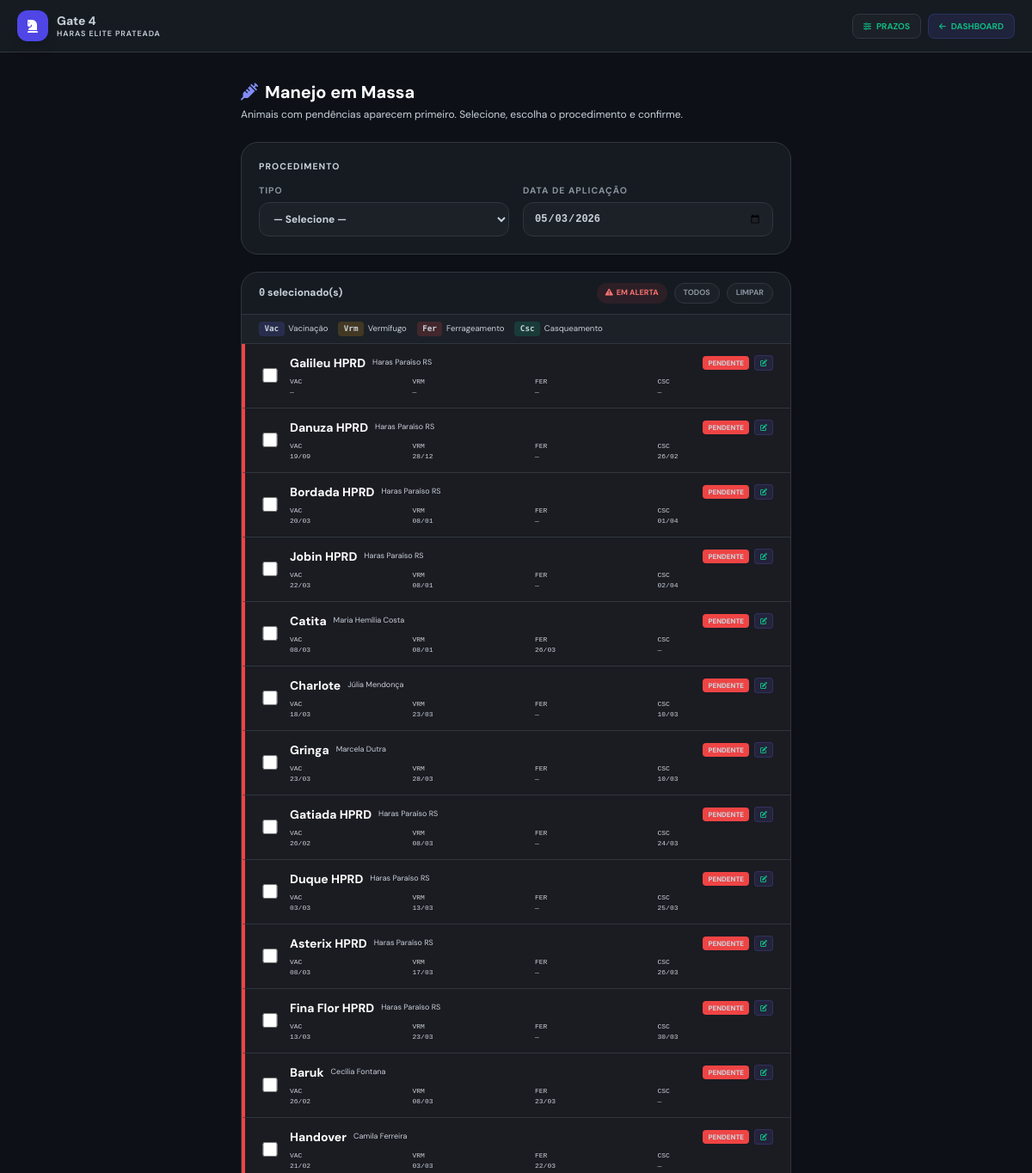
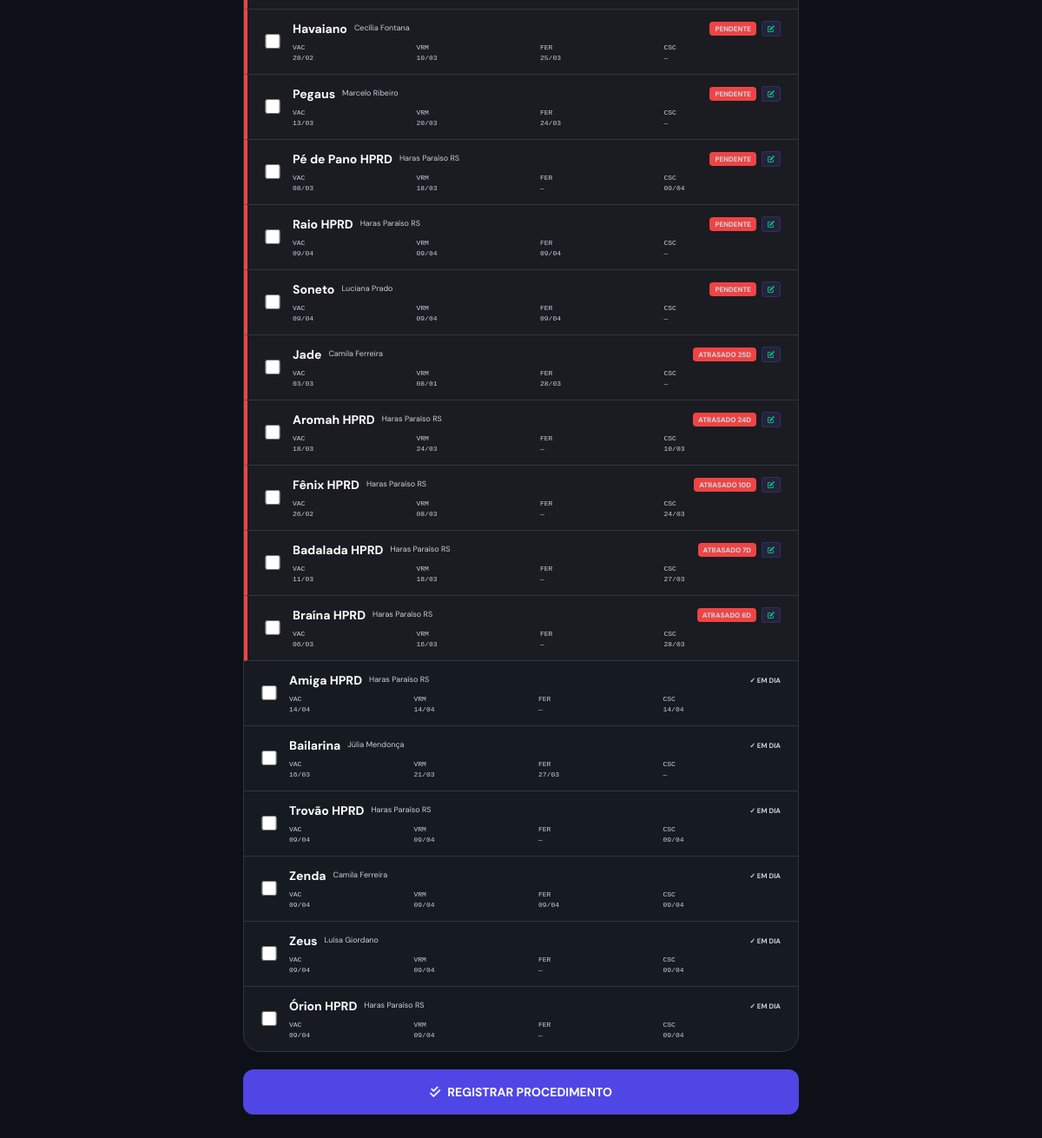
The page /manejo-em-massa/ (signed in) on the database its author committed (2 pictures, top to bottom).
### gateagora/models.py (models this page shows, shortened)
class Empresa(models.Model):
    nome = models.CharField(max_length=100)
    logo = models.ImageField(upload_to='logos/', null=True, blank=True)
    cnpj = models.CharField(max_length=18, blank=True, null=True, help_text="CNPJ da Unidade")
    cidade = models.CharField(max_length=100, default="Cidade Exemplo")
    slug = models.SlugField(
        unique=True,
        help_text="Identificador único na URL (ex: haras-santa-fe)"
    )
    class Meta:
        indexes = [models.Index(fields=["slug"])]

class Cavalo(models.Model):
    CATEGORIA_CHOICES = [
        ('PROPRIO', 'Próprio (Escola)'),
        ('HOTELARIA', 'Hotelaria (Particular)'),
    ]
    STATUS_SAUDE_CHOICES = [
        ('Saudável', 'Saudável'),
        ('Alerta', 'Alerta'),
        ('Doente', 'Doente'),
        ('Tratamento', 'Em Tratamento'),
    ]
    LOCAL_DORMIDA = [
        ('BAIA', 'Dorme na Baia'),
        ('PIQUETE', 'Dorme no Piquete'),
    ]
    RACA_CHOICES = [
        ('mang_marchador', 'Mangalarga Marchador'),
        ('quarto_milha', 'Quarto de Milha'),
        ('psl', 'Puro Sangue Lusitano'),
        ('crioulo', 'Crioulo'),
        ('hipismo', 'Cavalo de Hipismo (BH)'),
        ('srd', 'Sem Raça Definida'),
    ]
    ATIVIDADE_CHOICES = [
        ('0.018', 'Leve (Passeio/Aposentado)'),
        ('0.025', 'Moderada (Escola/Aulas)'),
        ('0.035', 'Intensa (Salto/Competição)'),
    ]
    USA_FERRADURA_CHOICES = [
        ('SIM', 'Ferrado (Usa Ferradura)'),
        ('NAO', 'Descalço (Apenas Casqueamento)'),
    ]
    empresa = models.ForeignKey(Empresa, on_delete=models.CASCADE)
    nome = models.CharField(max_length=100)
    categoria = models.CharField(max_length=20, choices=CATEGORIA_CHOICES, default='PROPRIO')
    status_saude = models.CharField(max_length=20, choices=STATUS_SAUDE_CHOICES, default='Saudável')
    onde_dorme = models.CharField(max_length=10, choices=LOCAL_DORMIDA, default='BAIA')
    foto = models.ImageField(upload_to='cavalos/', null=True, blank=True)
    raca = models.CharField(max_length=25, choices=RACA_CHOICES, default='srd')
    peso = models.FloatField(
        default=450.0,
        validators=[MinValueValidator(100)],
        help_text="Peso aproximado para cálculo de ração"
    )
    fator_atividade = models.CharField(max_length=10, choices=ATIVIDADE_CHOICES, default='0.025')
    tipo_sela = models.CharField(max_length=100, blank=True, help_text="Ex: Sela Salto Americana")
    tipo_cabecada = models.CharField(max_length=100, blank=True, help_text="Ex: Cabeçada com Freio D")
    material_proprio = models.BooleanField(default=False, help_text="Marque se o material for exclusivo do proprietário")
    baia = models.OneToOneField(Baia, on_delete=models.SET_NULL, null=True, blank=True)
    piquete = models.ForeignKey(Piquete, on_delete=models.SET_NULL, null=True, blank=True)
    proprietario = models.ForeignKey(
        Aluno,
        on_delete=models.CASCADE,
        related_name='cavalos',
        help_text="Se for Próprio, vincular ao gestor ou escola"
    )
    ultima_vacina = models.DateField(null=True, blank=True)
    ultimo_vermifugo = models.DateField(null=True, blank=True)
    ultimo_ferrageamento = models.DateField(null=True, blank=True)
    ultimo_casqueamento = models.DateField(null=True, blank=True)
    usa_ferradura = models.CharField(
        max_length=3,
        choices=USA_FERRADURA_CHOICES,
        default='NAO',
        verbose_name="Usa Ferradura?"
    )
    racao_tipo = models.CharField(max_length=100, blank=True, help_text="Ex: Guabi Equi-S")
    racao_qtd_manha = models.CharField(max_length=50, blank=True, help_text="Ex: 2kg")
    racao_qtd_noite = models.CharField(max_length=50, blank=True, help_text="Ex: 2kg")
    feno_tipo = models.CharField(max_length=100, blank=True, default="Coast Cross")
    feno_qtd = models.CharField(max_length=100, blank=True, default="À vontade")
    complemento_nutricional = models.TextField(blank=True)
    mensalidade_baia = models.DecimalField(max_digits=10, decimal_places=2, default=Decimal('1000.00'))
    class Meta:
        ordering = ['nome']
        indexes = [
            models.Index(fields=["empresa", "status_saude"]),
            models.Index(fields=["empresa", "categoria"]),
        ]

class Aluno(models.Model):
    empresa = models.ForeignKey(Empresa, on_delete=models.CASCADE)
    nome = models.CharField(max_length=200)
    telefone = models.CharField(
        max_length=20,
        help_text="Formato sugerido: 5511999999999",
        default="",
        validators=[RegexValidator(r'^\+?\d{10,15}$', 'Telefone deve estar no formato internacional, ex: 5511999999999')]
    )
    foto = models.ImageField(upload_to='alunos/', null=True, blank=True)
    ativo = models.BooleanField(default=True)
    valor_aula = models.DecimalField(max_digits=10, decimal_places=2, default=Decimal('150.00'))
    class Meta:
        ordering = ['nome']
        indexes = [models.Index(fields=["empresa", "nome"])]
    plano = models.ForeignKey(
        'Plano',
        on_delete=models.SET_NULL,
        null=True,
        blank=True,
        verbose_name="Plano Contratado"
    )
    perfil_usuario = models.OneToOneField(
        'Perfil',
        on_delete=models.SET_NULL,
        null=True,
        blank=True,
        related_name='aluno_vinculado',
        verbose_name="Login do Aluno",
        help_text="Perfil de acesso do aluno ao sistema"
    )

### gateagora/views.py (the view, shortened to what this page needs)
# urls.py: path('manejo-em-massa/', views.manejo_em_massa, name='manejo_em_massa'),
@login_required
def manejo_em_massa(request):
    empresa = getattr(request, "empresa", None) or request.user.perfil.empresa
    hoje = timezone.localdate()
    try:
        cfg = ConfigPrazoManejo.objects.get(empresa=empresa)
        prazo_vacina = cfg.prazo_vacina
        prazo_vermifugo = cfg.prazo_vermifugo
        prazo_ferrageamento = cfg.prazo_ferrageamento
        prazo_casqueamento = cfg.prazo_casqueamento
    except ConfigPrazoManejo.DoesNotExist:
        prazo_vacina = 365
        prazo_vermifugo = 90
        prazo_ferrageamento = 60
        prazo_casqueamento = 60
    def _dias_atraso(data_campo):
        if not data_campo:
            return 9999
        return (hoje - data_campo).days
    def _atraso_excedido(c):
        atrasos = [
            max(0, _dias_atraso(c.ultima_vacina)    - prazo_vacina),
            max(0, _dias_atraso(c.ultimo_vermifugo) - prazo_vermifugo),
        ]
        if c.usa_ferradura == "SIM":
            atrasos.append(max(0, _dias_atraso(c.ultimo_ferrageamento) - prazo_ferrageamento))
        else:
            atrasos.append(max(0, _dias_atraso(c.ultimo_casqueamento)  - prazo_casqueamento))
        bonus = 100000 if c.status_saude != "Saudável" else 0
        return sum(atrasos) + bonus
    cavalos_qs = (
        Cavalo.objects
        .filter(empresa=empresa)
        .select_related("proprietario")
        .order_by("nome")
    )
    cavalos_status = []
    for cavalo in cavalos_qs:
        score = _atraso_excedido(cavalo)
        cavalos_status.append({
            "obj":           cavalo,
            "vencido":       score > 0,
            "atraso_maximo": score,
        })
    cavalos_status.sort(key=lambda x: x["atraso_maximo"], reverse=True)
    return render(request, "gateagora/manejo_em_massa.html", {
        "empresa":             empresa,
        "hoje":                hoje,
        "cavalos_status":      cavalos_status,
        "prazo_vacina":        prazo_vacina,
        "prazo_vermifugo":     prazo_vermifugo,
        "prazo_ferrageamento": prazo_ferrageamento,
        "prazo_casqueamento":  prazo_casqueamento,
    })

### gateagora/templates/gateagora/manejo_em_massa.html (shortened to what this page needs)
{% load static %}
<!DOCTYPE html>
<html lang="pt-br">
<head>
  <script src="https://cdn.tailwindcss.com"></script>
  <link rel="stylesheet" href="https://cdnjs.cloudflare.com/ajax/libs/font-awesome/6.0.0/css/all.min.css"/>
  <link rel="stylesheet" href="{% static 'css/themes.css' %}">
</head>
<body>
<nav class="glass sticky top-0 z-50 px-5 py-3">
  <div class="max-w-screen-xl mx-auto flex justify-between items-center">
    <a href="{% url 'dashboard' %}" class="flex items-center gap-2.5 group">
      <div class="bg-indigo-600 w-9 h-9 rounded-xl flex items-center justify-center shadow-lg group-hover:bg-indigo-500 transition">
        <i class="fa-solid fa-chess-knight text-white text-base"></i>
      </div>
      <div class="leading-tight">
        <p class="text-sm font-bold" style="color:var(--text-strong)">{{ brand_name|default:"Gate 4" }}</p>
        <p class="text-[9px] font-semibold uppercase tracking-widest" style="color:var(--text-muted)">{{ empresa.nome }}</p>
      </div>
    </a>
    <div class="flex items-center gap-2">
      <a href="{% url 'config_prazos_manejo' %}" class="flex items-center gap-1.5 text-[10px] font-bold uppercase px-3 py-1.5 rounded-lg" style="background:var(--card-alt);color:var(--text-muted);border:1px solid var(--border);"><i class="fa-solid fa-sliders text-[9px]"></i> Prazos</a>
      <a href="{% url 'dashboard' %}" class="flex items-center gap-1.5 text-[10px] font-bold uppercase px-3 py-1.5 rounded-lg" style="background:var(--indigo-soft);color:var(--indigo-text);border:1px solid rgba(99,102,241,0.2);"><i class="fa-solid fa-arrow-left text-[9px]"></i> Dashboard</a>
    </div>
  </div>
</nav>
<div class="max-w-2xl mx-auto px-4 py-8">
  <div class="mb-6">
    <h2 class="text-xl font-bold" style="color:var(--text-strong)">
      <i class="fa-solid fa-syringe mr-2" style="color:var(--indigo-text)"></i>Manejo em Massa
    </h2>
    <p class="text-xs mt-1" style="color:var(--text-muted)">Animais com pendências aparecem primeiro. Selecione, escolha o procedimento e confirme.</p>
  </div>
  <form method="post" action="{% url 'manejo_em_massa' %}">
    <div class="card p-5 mb-5">
      <p class="sec-title mb-3">Procedimento</p>
      <div class="grid grid-cols-2 gap-4">
        <div>
          <label class="sec-title block mb-1.5">Tipo</label>
          <select name="procedimento" required class="w-full rounded-xl px-3 py-2.5 text-xs font-bold" style="background:var(--card-alt);color:var(--text-main);border:1px solid var(--border);">
            <option value="">— Selecione —</option>
          </select>
        </div>
        <div>
          <label class="sec-title block mb-1.5">Data de Aplicação</label>
          <input type="date" name="data" required value="{{ hoje|date:'Y-m-d' }}" class="w-full rounded-xl px-3 py-2.5 text-xs font-bold font-mono" style="background:var(--card-alt);color:var(--text-main);border:1px solid var(--border);">
        </div>
      </div>
    </div>
    <div class="card overflow-hidden mb-5">
      <div class="px-5 py-3 flex items-center justify-between" style="border-bottom:1px solid var(--border)">
        <span class="text-xs font-bold" style="color:var(--text-muted)">
          <span id="contador" class="font-mono" style="color:var(--indigo-text)">0</span> selecionado(s)
        </span>
        <div class="flex gap-2">
          <button type="button" onclick="selecionarGrupo('alerta')" class="text-[9px] font-bold uppercase px-2.5 py-1 rounded-full" style="background:rgba(239,68,68,0.1);color:var(--red-text);"><i class="fa-solid fa-triangle-exclamation mr-0.5"></i> Em alerta</button>
          <button type="button" onclick="selecionarTodos()" class="text-[9px] font-bold uppercase px-2.5 py-1 rounded-full" style="background:var(--card-alt);color:var(--text-muted);border:1px solid var(--border);">Todos</button>
          <button type="button" onclick="limparSelecao()" class="text-[9px] font-bold uppercase px-2.5 py-1 rounded-full" style="background:var(--card-alt);color:var(--text-muted);border:1px solid var(--border);">Limpar</button>
        </div>
      </div>
      <div class="px-5 py-2 flex flex-wrap gap-3" style="border-bottom:1px solid var(--border);background:var(--card-alt)">
        <span class="legenda-item"><span class="badge-proc badge-vac">Vac</span> Vacinação</span>
        <span class="legenda-item"><span class="badge-proc badge-verm">Vrm</span> Vermífugo</span>
        <span class="legenda-item"><span class="badge-proc badge-ferr">Fer</span> Ferrageamento</span>
        <span class="legenda-item"><span class="badge-proc badge-casc">Csc</span> Casqueamento</span>
      </div>
      <div id="listaCavalos">
        {% for item in cavalos_status %}
          {% with cavalo=item.obj %}
          <div class="cavalo-row {% if item.vencido %}em-alerta alerta-row{% else %}em-dia-row{% endif %}"
               onclick="toggleCavalo({{ cavalo.id }})">
            <input type="checkbox" name="cavalos_selecionados" value="{{ cavalo.id }}" id="chk_{{ cavalo.id }}" onclick="event.stopPropagation();atualizarContador(this)">
            <div class="flex-1 min-w-0">
              <div class="flex items-center justify-between gap-1.5 flex-wrap">
                <div class="flex items-center gap-2">
                  <label for="chk_{{ cavalo.id }}" class="text-sm font-bold cursor-pointer" style="color:var(--text-strong)" onclick="event.stopPropagation()">{{ cavalo.nome }}</label>
                  {% if cavalo.proprietario %}<span class="text-[9px]" style="color:var(--text-muted)">{{ cavalo.proprietario.nome }}</span>{% endif %}
                </div>
                <div class="flex items-center gap-1.5">
                  {% if item.vencido %}
                    {% if item.por_status and item.atraso_maximo == 0 %}
                      <span class="text-[8px] font-black px-1.5 py-0.5 rounded uppercase"
                            style="background:rgba(245,158,11,0.2);color:#f59e0b;">
                        {{ cavalo.status_saude|upper }}
                      </span>
                    {% elif item.atraso_maximo >= 9000 %}
                      <span class="text-[8px] font-black bg-red-500 text-white px-1.5 py-0.5 rounded uppercase">
                        PENDENTE
                      </span>
                    {% else %}
                      <span class="text-[8px] font-black bg-red-500 text-white px-1.5 py-0.5 rounded uppercase">
                        ATRASADO {{ item.atraso_maximo }}D
                      </span>
                    {% endif %}
                    <a href="/admin/gateagora/cavalo/{{ cavalo.id }}/change/"
                       onclick="event.stopPropagation()"
                       target="_blank"
                       title="Abrir cadastro do cavalo"
                       class="text-[8px] font-bold px-1.5 py-0.5 rounded"
                       style="background:rgba(99,102,241,0.12);color:var(--indigo-text);border:1px solid rgba(99,102,241,0.2);">
                      <i class="fa-solid fa-pen-to-square"></i>
                    </a>
                  {% else %}
                    <span class="text-[8px] font-bold text-emerald-500 uppercase">✓ em dia</span>
                  {% endif %}
                </div>
              </div>
              <div class="grid grid-cols-4 gap-x-2 mt-1.5 text-[8px] font-mono" style="color:var(--text-muted)">
                <div class="flex flex-col"><span>VAC</span><span style="color:var(--text-main)">{{ cavalo.ultima_vacina|date:"d/m"|default:"—" }}</span></div>
                <div class="flex flex-col"><span>VRM</span><span style="color:var(--text-main)">{{ cavalo.ultimo_vermifugo|date:"d/m"|default:"—" }}</span></div>
                <div class="flex flex-col"><span>FER</span><span style="color:var(--text-main)">{{ cavalo.ultimo_ferrageamento|date:"d/m"|default:"—" }}</span></div>
                <div class="flex flex-col"><span>CSC</span><span style="color:var(--text-main)">{{ cavalo.ultimo_casqueamento|date:"d/m"|default:"—" }}</span></div>
              </div>
            </div>
          </div>
          {% endwith %}
        {% empty %}
          <div class="flex flex-col items-center py-14" style="color:var(--text-muted)">
            <i class="fa-solid fa-horse text-4xl mb-3 opacity-20"></i>
            <p class="text-xs font-bold uppercase">Nenhum cavalo cadastrado.</p>
          </div>
        {% endfor %}
      </div>
    </div>
    <button type="submit" class="w-full py-4 rounded-xl font-bold uppercase text-sm flex items-center justify-center gap-2" style="background:#4f46e5;color:#fff;">
      <i class="fa-solid fa-check-double"></i> Registrar Procedimento
    </button>
  </form>
</div>
</body>
</html>

### rows shown on the page
Empresa: nome "HARAS ELITE PRATEADA"
Cavalo: obj.nome "Galileu HPRD", obj.proprietario.nome "Haras Paraíso RS", shows "PENDENTE", obj.ultima_vacina "—", obj.ultimo_vermifugo "—", obj.ultimo_ferrageamento "—", obj.ultimo_casqueamento "—"
Cavalo: obj.nome "Danuza HPRD", obj.proprietario.nome "Haras Paraíso RS", shows "PENDENTE", obj.ultima_vacina "19/09", obj.ultimo_vermifugo "28/12", obj.ultimo_ferrageamento "—", obj.ultimo_casqueamento "26/02"
Cavalo: obj.nome "Bordada HPRD", obj.proprietario.nome "Haras Paraíso RS", shows "PENDENTE", obj.ultima_vacina "20/03", obj.ultimo_vermifugo "08/01", obj.ultimo_ferrageamento "—", obj.ultimo_casqueamento "01/04"
Cavalo: obj.nome "Jobin HPRD", obj.proprietario.nome "Haras Paraíso RS", shows "PENDENTE", obj.ultima_vacina "22/03", obj.ultimo_vermifugo "08/01", obj.ultimo_ferrageamento "—", obj.ultimo_casqueamento "02/04"
Cavalo: obj.nome "Catita", obj.proprietario.nome "Maria Hemília Costa", shows "PENDENTE", obj.ultima_vacina "08/03", obj.ultimo_vermifugo "08/01", obj.ultimo_ferrageamento "26/03", obj.ultimo_casqueamento "—"
Cavalo: obj.nome "Charlote", obj.proprietario.nome "Júlia Mendonça", shows "PENDENTE", obj.ultima_vacina "18/03", obj.ultimo_vermifugo "23/03", obj.ultimo_ferrageamento "—", obj.ultimo_casqueamento "10/03"
Cavalo: obj.nome "Gringa", obj.proprietario.nome "Marcela Dutra", shows "PENDENTE", obj.ultima_vacina "23/03", obj.ultimo_vermifugo "28/03", obj.ultimo_ferrageamento "—", obj.ultimo_casqueamento "10/03"
Cavalo: obj.nome "Gatiada HPRD", obj.proprietario.nome "Haras Paraíso RS", shows "PENDENTE", obj.ultima_vacina "26/02", obj.ultimo_vermifugo "08/03", obj.ultimo_ferrageamento "—", obj.ultimo_casqueamento "24/03"
Cavalo: obj.nome "Duque HPRD", obj.proprietario.nome "Haras Paraíso RS", shows "PENDENTE", obj.ultima_vacina "03/03", obj.ultimo_vermifugo "13/03", obj.ultimo_ferrageamento "—", obj.ultimo_casqueamento "25/03"
Cavalo: obj.nome "Asterix HPRD", obj.proprietario.nome "Haras Paraíso RS", shows "PENDENTE", obj.ultima_vacina "08/03", obj.ultimo_vermifugo "17/03", obj.ultimo_ferrageamento "—", obj.ultimo_casqueamento "26/03"
Cavalo: obj.nome "Fina Flor HPRD", obj.proprietario.nome "Haras Paraíso RS", shows "PENDENTE", obj.ultima_vacina "13/03", obj.ultimo_vermifugo "23/03", obj.ultimo_ferrageamento "—", obj.ultimo_casqueamento "30/03"
Cavalo: obj.nome "Baruk", obj.proprietario.nome "Cecília Fontana", shows "PENDENTE", obj.ultima_vacina "26/02", obj.ultimo_vermifugo "08/03", obj.ultimo_ferrageamento "23/03", obj.ultimo_casqueamento "—"
Cavalo: obj.nome "Handover", obj.proprietario.nome "Camila Ferreira", shows "PENDENTE", obj.ultima_vacina "21/02", obj.ultimo_vermifugo "03/03", obj.ultimo_ferrageamento "22/03", obj.ultimo_casqueamento "—"
Cavalo: obj.nome "Havaiano", obj.proprietario.nome "Cecília Fontana", shows "PENDENTE", obj.ultima_vacina "28/02", obj.ultimo_vermifugo "10/03", obj.ultimo_ferrageamento "25/03", obj.ultimo_casqueamento "—"
Cavalo: obj.nome "Pegaus", obj.proprietario.nome "Marcelo Ribeiro", shows "PENDENTE", obj.ultima_vacina "13/03", obj.ultimo_vermifugo "20/03", obj.ultimo_ferrageamento "24/03", obj.ultimo_casqueamento "—"
Cavalo: obj.nome "Pé de Pano HPRD", obj.proprietario.nome "Haras Paraíso RS", shows "PENDENTE", obj.ultima_vacina "08/03", obj.ultimo_vermifugo "18/03", obj.ultimo_ferrageamento "—", obj.ultimo_casqueamento "09/04"
Cavalo: obj.nome "Raio HPRD", obj.proprietario.nome "Haras Paraíso RS", shows "PENDENTE", obj.ultima_vacina "09/04", obj.ultimo_vermifugo "09/04", obj.ultimo_ferrageamento "09/04", obj.ultimo_casqueamento "—"
Cavalo: obj.nome "Soneto", obj.proprietario.nome "Luciana Prado", shows "PENDENTE", obj.ultima_vacina "09/04", obj.ultimo_vermifugo "09/04", obj.ultimo_ferrageamento "09/04", obj.ultimo_casqueamento "—"
Cavalo: obj.nome "Jade", obj.proprietario.nome "Camila Ferreira", atraso_maximo "25", obj.ultima_vacina "03/03", obj.ultimo_vermifugo "08/01", obj.ultimo_ferrageamento "28/03", obj.ultimo_casqueamento "—"
Cavalo: obj.nome "Aromah HPRD", obj.proprietario.nome "Haras Paraíso RS", atraso_maximo "24", obj.ultima_vacina "18/03", obj.ultimo_vermifugo "24/03", obj.ultimo_ferrageamento "—", obj.ultimo_casqueamento "10/03"
Cavalo: obj.nome "Fênix HPRD", obj.proprietario.nome "Haras Paraíso RS", atraso_maximo "10", obj.ultima_vacina "26/02", obj.ultimo_vermifugo "08/03", obj.ultimo_ferrageamento "—", obj.ultimo_casqueamento "24/03"
Cavalo: obj.nome "Badalada HPRD", obj.proprietario.nome "Haras Paraíso RS", atraso_maximo "7", obj.ultima_vacina "11/03", obj.ultimo_vermifugo "18/03", obj.ultimo_ferrageamento "—", obj.ultimo_casqueamento "27/03"
Cavalo: obj.nome "Braína HPRD", obj.proprietario.nome "Haras Paraíso RS", atraso_maximo "6", obj.ultima_vacina "06/03", obj.ultimo_vermifugo "16/03", obj.ultimo_ferrageamento "—", obj.ultimo_casqueamento "28/03"
Cavalo: obj.nome "Amiga HPRD", obj.proprietario.nome "Haras Paraíso RS", shows "✓ EM DIA", obj.ultima_vacina "14/04", obj.ultimo_vermifugo "14/04", obj.ultimo_ferrageamento "—", obj.ultimo_casqueamento "14/04"
Cavalo: obj.nome "Bailarina", obj.proprietario.nome "Júlia Mendonça", shows "✓ EM DIA", obj.ultima_vacina "16/03", obj.ultimo_vermifugo "21/03", obj.ultimo_ferrageamento "27/03", obj.ultimo_casqueamento "—"
Cavalo: obj.nome "Trovão HPRD", obj.proprietario.nome "Haras Paraíso RS", shows "✓ EM DIA", obj.ultima_vacina "09/04", obj.ultimo_vermifugo "09/04", obj.ultimo_ferrageamento "—", obj.ultimo_casqueamento "09/04"
Cavalo: obj.nome "Zenda", obj.proprietario.nome "Camila Ferreira", shows "✓ EM DIA", obj.ultima_vacina "09/04", obj.ultimo_vermifugo "09/04", obj.ultimo_ferrageamento "09/04", obj.ultimo_casqueamento "09/04"
Cavalo: obj.nome "Zeus", obj.proprietario.nome "Luísa Giordano", shows "✓ EM DIA", obj.ultima_vacina "09/04", obj.ultimo_vermifugo "09/04", obj.ultimo_ferrageamento "—", obj.ultimo_casqueamento "09/04"
Cavalo: obj.nome "Órion HPRD", obj.proprietario.nome "Haras Paraíso RS", shows "✓ EM DIA", obj.ultima_vacina "09/04", obj.ultimo_vermifugo "09/04", obj.ultimo_ferrageamento "—", obj.ultimo_casqueamento "09/04"

### other values the page prints
{{ brand_name|default:"Gate 4" }} "Gate 4"
